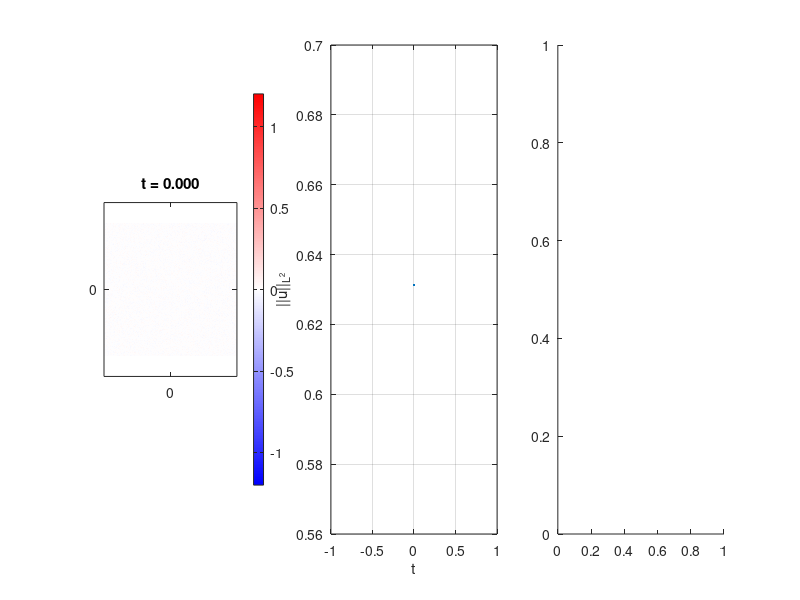

Write the MATLAB code that produced this figure. (Note: this script raises an error after producing the figure.)
function CH2D_CN()
    clc; clear; close all;
    
    %% Parameters

    epsilon = 0.2; % used for scaling mu
    blowup_time = epsilon^(-2/3);
    
    t0 = 0.0;
    T  = 5.0;
    
    scale=20;
    Lx = scale*pi;
    Ly = scale*pi;
    
    Nx = 2^8;
    Ny = 2^8;
    
    dx = Lx/Nx;
    dy = Ly/Ny;
    
    movie_dt = 0.05;

    %% functions
    function mu_val = mu(t)
        mu_val = t*epsilon;
    end

    function power_spec = power_spec(t, Laplacian_k, u_hat)
        ksq = -Laplacian_k;
        power_spec = abs(u_hat).^2 .* exp( t^2*ksq/tau - 2*t*ksq.^2 );
    end

    function n = domainwall_density_theory(t, Laplacian_k, u_hat)
        P = power_spec(t, Laplacian_k, u_hat);
        ksq = -Laplacian_k;
        num = sum(ksq.*P,'all');
        den = sum(P,'all');

        n = (pi/2)*sqrt(num/den);
    end
    
    
    %% Initial condition

    % random
    sigma = 0.01;
    u0 = sigma*randn(Nx,Ny);
    u_hat = fft2(u0);

    % gaussian
    % u0 = exp(-(X.^2 + Y.^2)/sigma);
    % u_hat = fft2(u0);
    
    %% discretization
    % spatial discretization
    x = (-Nx/2:Nx/2-1)*dx;
    y = (-Ny/2:Ny/2-1)*dy;
    
    [X,Y] = ndgrid(x,y);
    
    % time discretization
    dt = 0.1 * min(dx,dy)^2;
    t = t0:dt:T;
    
    %% Fourier wavenumbers
    
    kx = 2*pi * [0:Nx/2-1 -Nx/2:-1] / Lx;
    ky = 2*pi * [0:Ny/2-1 -Ny/2:-1] / Ly;
    
    [KX,KY] = ndgrid(kx,ky);
    
    Laplacian_k = -(KX.^2 + KY.^2);

    %% 2/3 dealiasing mask

    kx_max = max(abs(kx));
    ky_max = max(abs(ky));
    
    dealias_mask = (abs(KX) <= (2/3)*kx_max) & (abs(KY) <= (2/3)*ky_max);
    
    %% Plot setup
    figure('Position',[100 100 1800 600])
    %% first plot: solution
    subplot(1,3,1)
    
    u_phys = real(ifft2(u_hat));
    
    im = imagesc(x,y,u_phys');
    axis equal tight
    set(gca,'YDir','normal')
    
    colormap(seismic_colormap())
    caxis([-1.2 1.2])
    colorbar
    
    title(sprintf('t = %.3f',t(1)))
    xticks([-scale*pi 0 scale*pi])
    xticklabels({['-' num2str(scale,'%.0f')] ,'0', [num2str(scale,'%.0f') '\pi']})
    yticks([-scale*pi 0 scale*pi])
    yticklabels({['-' num2str(scale,'%.0f')] ,'0', [num2str(scale,'%.0f') '\pi']})

    %% second plot: L2 norm
    subplot(1,3,2)
    
    t_hist = t(1);
    l2_hist = l2_norm_periodic(u_hat,Lx,Ly);
    
    hline = plot(t_hist,l2_hist,'LineWidth',2);
    
    xlabel('t')
    ylabel('||u||_{L^2}')
    grid on
    
    %% third plot: domain wall density
    subplot(1,3,3)
    
    BW = u_phys > 0;
    perim = bwperim(BW,8);
    Lwall = sum(perim(:))*dx;
    comput_density = Lwall/(Lx*Ly);

    theory_density = domainwall_density_theory(t0, Laplacian_k, u_hat);
    
    theory_density_line = plot(t_hist, theory_density, 'LineWidth',2, 'DisplayName', 'theoretical');
    hold on;
    comput_density_line = plot(t_hist, comput_density, 'LineWidth',2, 'DisplayName', '# minima');
    
    xlabel('t')
    ylabel('density')
    legend show

    grid on
    
    drawnow
    
    %% GIF setup
    save_gif = true;
    gif_filename = ['cahn_hilliard_2D_mu(1)=' num2str(mu(1),'%.2f') '.gif'];
    
    frame_count = 1;
    
    next_movie_time = t0;
    
    %% Time loop
    for n = 1:length(t)-1
        L_operator = -Laplacian_k.^2 - mu(t(n))*Laplacian_k;

        u_phys = real(ifft2(u_hat));
        u3_hat = fft2(u_phys.^3);
        N_hat = Laplacian_k .* dealias_mask .* u3_hat;
    
        % explicit nonlinear, semi-explicit linear
        u_hat = ((1 + 0.5*dt*L_operator).*u_hat + dt*N_hat) ...
                ./ (1 - 0.5*dt*L_operator);
        u_hat = dealias_mask .* u_hat;

        t_hist(end+1) = t(n+1);
        l2_hist(end+1) = l2_norm_periodic(u_hat,Lx,Ly);
        
        % get domain wall density
        BW = u_phys > 0;
        perim = bwperim(BW,8);
        Lwall = sum(perim(:))*dx;
        comput_density(end+1) = Lwall/(Lx*Ly);
    
        theory_density(end+1) = domainwall_density_theory(t(n+1), Laplacian_k, u_hat);

        if (t(n+1) >= next_movie_time) || (n+1 == length(t))
    
            next_movie_time = next_movie_time + movie_dt;
            u_phys = real(ifft2(u_hat));
    
            set(im,'CData',u_phys')
            subplot(1,3,1)

            subplot(1,3,2)
            set(hline,'XData',t_hist,'YData',l2_hist)
            axis tight
            
            subplot(1,3,3)
            blowup_mask = t_hist >= blowup_time;
            
            set(theory_density_line,'XData',t_hist(blowup_mask),'YData',theory_density(blowup_mask))
            set(comput_density_line,'XData',t_hist(blowup_mask),'YData',comput_density(blowup_mask))
            
            xlabel('t')
            axis tight
    
            drawnow
    
            if save_gif
                frame = getframe(gcf);
                img = frame2im(frame);
    
                [A,map] = rgb2ind(img,256);
                if frame_count == 1
                    imwrite(A,map,gif_filename,'gif','LoopCount',Inf,'DelayTime',0.05);
                else
                    imwrite(A,map,gif_filename,'gif','WriteMode','append','DelayTime',0.05);
                end
    
                frame_count = frame_count + 1;
    
            end
        end
    end
    disp(['GIF saved to: ', gif_filename])

end


%% L2 norm
function val = l2_norm_periodic(u_hat,Lx,Ly)
    [Nx,Ny] = size(u_hat);
    val = sqrt(Lx*Ly) * sqrt(sum(abs(u_hat(:)).^2)) /(Nx*Ny);
end
    
    
%% Seismic colormap    
function cmap = seismic_colormap()
    
    n = 256;
    
    r = [(0:n/2-1)/(n/2), ones(1,n/2)];
    g = [(0:n/2-1)/(n/2), (n/2-1:-1:0)/(n/2)];
    b = [ones(1,n/2), (n/2-1:-1:0)/(n/2)];
    
    cmap = [r(:),g(:),b(:)];

end
